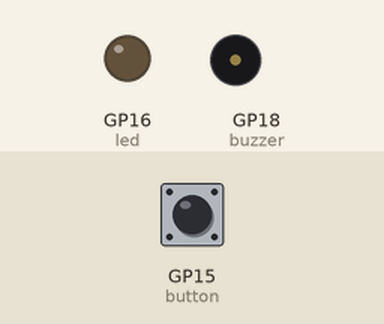
This program was run on a simulated Raspberry Pi Pico running MicroPython. Parts: output pins drawn as LEDs (lit = HIGH), buzzer (waves = sounding). The test bench sets the inputs (shaded band); at power-on: GP15 (button) HIGH.

Above: at 1.2 s.
1.3 s: GP15 (button) pulled LOW for 0.15 s
At 1.37 s:
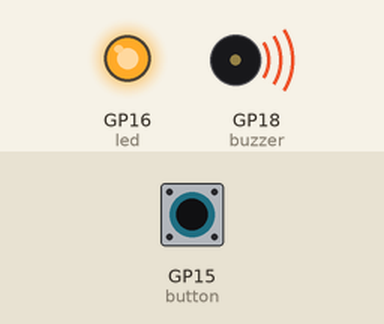
2.9 s: GP15 (button) pulled LOW for 3.2 s
At 6.5 s:
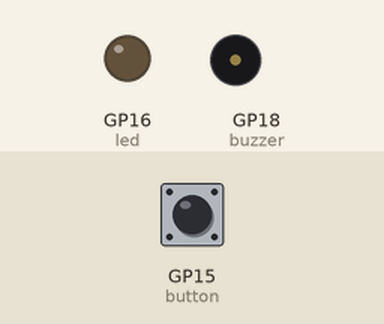
Timing chart, 0 to 8.0 s (numbered marks = the images above; inputs shaded):
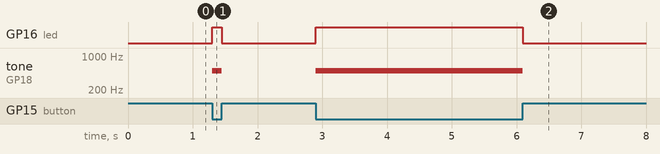

Measured:
- after the input at 1.3 s, GP16 (led): LOW → HIGH at once, → LOW 0.15 s later; tone on GP18 (buzzer): silent → 500 Hz at once, → silent 0.15 s later
- after the input at 2.9 s, GP16 (led): LOW → HIGH at once, → LOW 3.2 s later; tone on GP18 (buzzer): silent → 500 Hz at once, → silent 3.2 s later

The program:

buzzer_button_led.py
```python
from machine import Pin, PWM

# buttonPIN = 15
# ledPIN = 16
# buzzerPIN = 18

buzzer = PWM(Pin(18))
buzzer.freq(500)
led = Pin(16, Pin.OUT)
button = Pin(15, Pin.IN, Pin.PULL_UP) # Internal pull-up
led.value(0)


while True:
    if button.value() == 0:
        buzzer.duty_u16(12000) # volume between 10 to 12000
        led.high()
    else:
        buzzer.duty_u16(0) # volume between 10 to 12000
        led.low()
```
